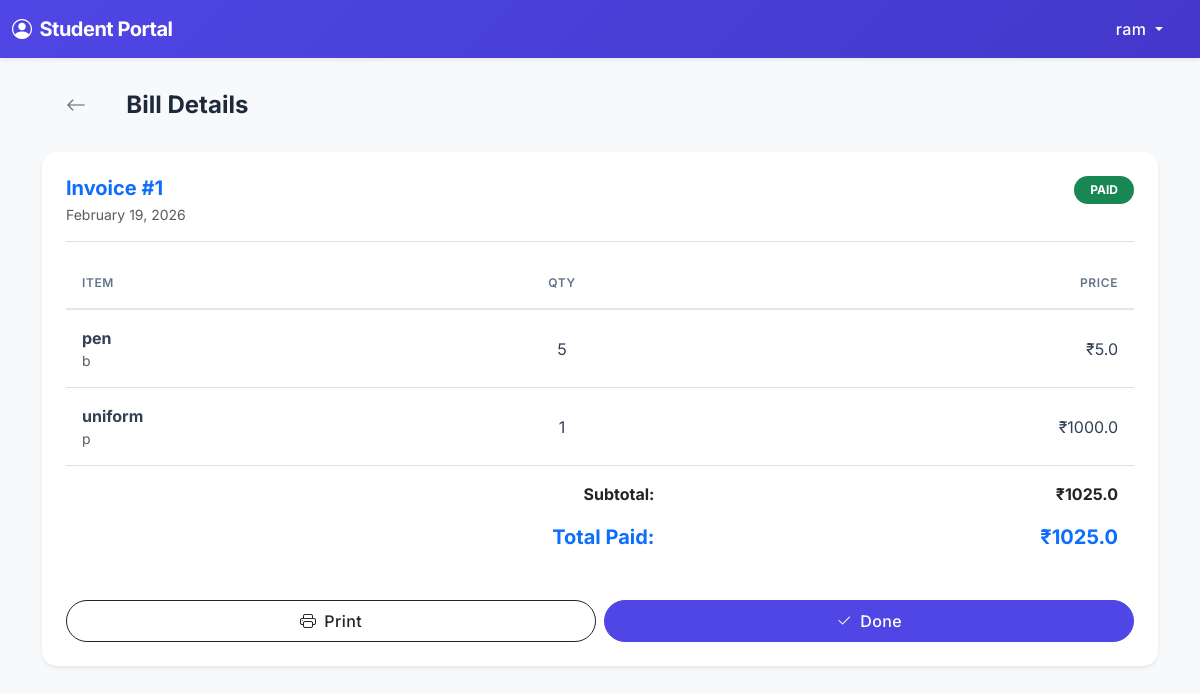
The app's page /student/bill/1 (signed in) with its own data.
### app/models.py (models this page shows, shortened)
class Student(UserMixin, db.Model):
    __tablename__ = 'students'
    id = db.Column(db.Integer, primary_key=True)
    name = db.Column(db.String(100), nullable=False)
    password_hash = db.Column(db.String(255))
    class_id = db.Column(db.Integer, db.ForeignKey('classes.id'), nullable=True)
    roll_no = db.Column(db.String(20))
    parent_phone = db.Column(db.String(20))
    balance = db.Column(db.Float, default=0.0) # Positive = Wallet, Negative = Due
    language = db.Column(db.String(5), default='en')
    created_at = db.Column(db.DateTime, default=datetime.utcnow)
    transactions = db.relationship('Transaction', backref='student', lazy='dynamic')
    bills = db.relationship('Bill', backref='student', lazy='dynamic')

class Bill(db.Model):
    __tablename__ = 'bills'
    id = db.Column(db.Integer, primary_key=True)
    student_id = db.Column(db.Integer, db.ForeignKey('students.id'))
    total_amount = db.Column(db.Float, default=0.0)
    date = db.Column(db.DateTime, default=datetime.utcnow)
    status = db.Column(db.String(20), default='paid') # paid, due, partial
    items = db.relationship('BillItem', backref='bill', lazy='dynamic')

class BillItem(db.Model):
    __tablename__ = 'bill_items'
    id = db.Column(db.Integer, primary_key=True)
    bill_id = db.Column(db.Integer, db.ForeignKey('bills.id'))
    item_id = db.Column(db.Integer, db.ForeignKey('items.id'))
    quantity = db.Column(db.Integer, nullable=False)
    price = db.Column(db.Float, nullable=False) # Price at time of purchase
    item = db.relationship('Item')

class Item(db.Model):
    __tablename__ = 'items'
    id = db.Column(db.Integer, primary_key=True)
    name = db.Column(db.String(100), nullable=False)
    sku = db.Column(db.String(50), unique=True)
    price = db.Column(db.Float, nullable=False)
    stock_quantity = db.Column(db.Integer, default=0)
    low_stock_threshold = db.Column(db.Integer, default=10)
    created_at = db.Column(db.DateTime, default=datetime.utcnow)

### app/routes/student_routes.py (the view)
@student_panel_bp.route('/bill/<int:id>')
@student_required
def view_bill(id):
    bill = Bill.query.get_or_404(id)
    if bill.student_id != current_user.id:
        flash('Access denied.', 'danger')
        return redirect(url_for('student_panel.bills'))
    return render_template('student/view_bill.html', bill=bill)

### app/models.py (called while the page is built)
@login_manager.user_loader
def load_user(user_id):
    user_type = session.get('user_type')
    if user_type == 'student':
        return Student.query.get(int(user_id))
    elif user_type == 'admin':
        return User.query.get(int(user_id))
    return None

### app/templates/student/view_bill.html
{% extends "student/layout.html" %}
{% block content %}
<div class="mb-4 d-flex align-items-center">
    <a href="{{ url_for('student_panel.bills') }}"
        class="btn btn-sm btn-outline-secondary me-3 border-0 rounded-circle">
        <i class="bi bi-arrow-left fs-5"></i>
    </a>
    <h4 class="fw-bold mb-0">Bill Details</h4>
</div>
<div class="card p-4 shadow-sm">
    <div class="d-flex justify-content-between border-bottom pb-3 mb-3">
        <div>
            <h5 class="fw-bold text-primary mb-1">Invoice #{{ bill.id }}</h5>
            <div class="small text-muted">{{ bill.date.strftime('%B %d, %Y') }}</div>
        </div>
        <div class="text-end">
            <span
                class="badge {{ 'bg-success' if bill.status == 'paid' else 'bg-warning text-dark' }} px-3 py-2 rounded-pill">
                {{ bill.status|upper }}
            </span>
        </div>
    </div>
    <div class="table-responsive">
        <table class="table table-borderless align-middle">
            <thead class="bg-light border-0">
                <tr class="small text-muted text-uppercase">
                    <th class="ps-3">Item</th>
                    <th class="text-center">Qty</th>
                    <th class="text-end pe-3">Price</th>
                </tr>
            </thead>
            <tbody>
                {% for item in bill.items %}
                <tr class="border-bottom">
                    <td class="ps-3">
                        <div class="fw-bold">{{ item.item.name }}</div>
                        <div class="small text-muted">{{ item.item.sku }}</div>
                    </td>
                    <td class="text-center">{{ item.quantity }}</td>
                    <td class="text-end pe-3">₹{{ item.price|round(2) }}</td>
                </tr>
                {% endfor %}
            </tbody>
            <tfoot>
                <tr>
                    <td colspan="2" class="text-end pt-3 fw-bold">Subtotal:</td>
                    <td class="text-end pt-3 fw-bold pe-3">₹{{ bill.total_amount|round(2) }}</td>
                </tr>
                <tr>
                    <td colspan="2" class="text-end fw-bold text-primary fs-5">Total Paid:</td>
                    <td class="text-end fw-bold text-primary fs-5 pe-3">₹{{ bill.total_amount|round(2) }}</td>
                </tr>
            </tfoot>
        </table>
    </div>
    <div class="mt-4 d-flex gap-2">
        <button onclick="window.print()" class="btn btn-outline-dark w-100">
            <i class="bi bi-printer me-2"></i>Print
        </button>
        <a href="{{ url_for('student_panel.bills') }}" class="btn btn-primary w-100">
            <i class="bi bi-check2 me-2"></i>Done
        </a>
    </div>
</div>
{% endblock %}

### app/templates/student/layout.html (shortened to what this page needs)
<!DOCTYPE html>
<html lang="{{ lang }}">
<head>
    <link href="https://cdn.jsdelivr.net/npm/bootstrap@5.3.0/dist/css/bootstrap.min.css" rel="stylesheet">
    <link rel="stylesheet" href="https://cdn.jsdelivr.net/npm/bootstrap-icons@1.10.5/font/bootstrap-icons.css">
    <link rel="stylesheet" href="{{ url_for('static', filename='css/style.css') }}">
</head>
<body class="bg-light">
    {% if current_user.is_authenticated and session.get('user_type') == 'student' %}
    <nav class="navbar navbar-dark bg-gradient-primary shadow-sm sticky-top">
        <div class="container-fluid">
            <span class="navbar-brand fw-bold">
                <i class="bi bi-person-circle me-2"></i>Student Portal
            </span>
            <div class="dropdown">
                <button class="btn btn-link text-white text-decoration-none dropdown-toggle" type="button" data-bs-toggle="dropdown">
                    {{ current_user.name }}
                </button>
            </div>
        </div>
    </nav>
    {% endif %}
    <div class="container py-4 mb-5">
        {% block content %}{% endblock %}
    </div>
</body>
</html>

### app/static/css/style.css (style rules this page uses)
:root { --primary: #4f46e5; --primary-hover: #4338ca; --secondary: #64748b; --success: #10b981; --danger: #ef4444; --warning: #f59e0b; --info: #3b82f6; --light: #f8fafc; --dark: #1e293b; --body-bg: #f1f5f9; --card-bg: #ffffff; --shadow-sm: 0 1px 2px 0 rgb(0 0 0 / 0.05); --shadow: 0 4px 6px -1px rgb(0 0 0 / 0.1), 0 2px 4px -2px rgb(0 0 0 / 0.1); --shadow-md: 0 10px 15px -3px rgb(0 0 0 / 0.1), 0 4px 6px -4px rgb(0 0 0 / 0.1); --shadow-lg: 0 20px 25px -5px rgb(0 0 0 / 0.1), 0 8px 10px -6px rgb(0 0 0 / 0.1); --font-family: 'Inter', system-ui, -apple-system, sans-serif; }
body { font-family: var(--font-family); background-color: var(--body-bg); color: var(--dark); -webkit-font-smoothing: antialiased; }
.card { border: none; background: var(--card-bg); box-shadow: var(--shadow); transition: transform 0.2s, box-shadow 0.2s; }
.navbar { background: linear-gradient(135deg, var(--primary), var(--primary-hover)) !important; }
.navbar-brand { font-weight: 700; letter-spacing: -0.5px; }
.btn { border-radius: 9999px; padding: 0.5rem 1.5rem; font-weight: 500; transition: all 0.2s; letter-spacing: 0.025em; }
.btn-primary { background-color: var(--primary); border-color: var(--primary); }
.table thead th { font-weight: 600; text-transform: uppercase; font-size: 0.75rem; letter-spacing: 0.05em; color: var(--secondary); border-bottom: 2px solid #e2e8f0; padding-top: 1rem; padding-bottom: 1rem; }
.table tbody td { vertical-align: middle; padding-top: 1rem; padding-bottom: 1rem; color: #334155; }

### app/templates/student/layout.html (style rules this page uses)
body { font-family: 'Inter', sans-serif; }
.bg-gradient-primary { background: linear-gradient(135deg, #4f46e5 0%, #7c3aed 100%); }
.card { border: none; border-radius: 15px; box-shadow: 0 4px 6px -1px rgba(0, 0, 0, 0.1); }

### records on screen
Student: name "ram"
Bill: id "1", date "February 19, 2026", status "PAID", total_amount "1025.0"
BillItem: item.name "pen", item.sku "b", quantity "5", price "5.0"
BillItem: item.name "uniform", item.sku "p", quantity "1", price "1000.0"
